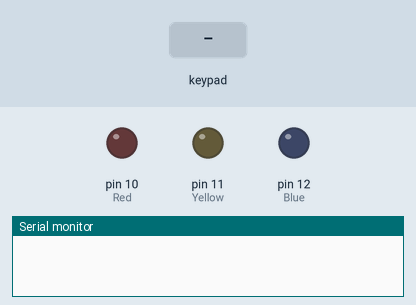
This sketch was run on a simulated Arduino Uno, built with avr-gcc and run on an emulated ATmega328P. Shown: output pins drawn as LEDs (lit = HIGH), the last lines printed to the serial monitor. The inputs (shaded band) are chosen by the test bench.

Above: at 1.2 s.
1.3 s: key '1' pressed
At 1.8 s:
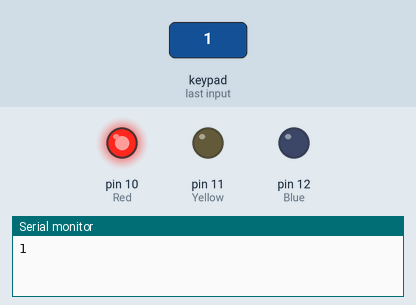
2.8 s: keypad keys 5 4 3 2 # pressed 0.4 s apart
At 5.1 s:
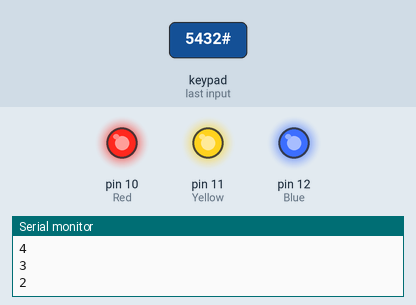
7.8 s: key '0' pressed
At 9.0 s:
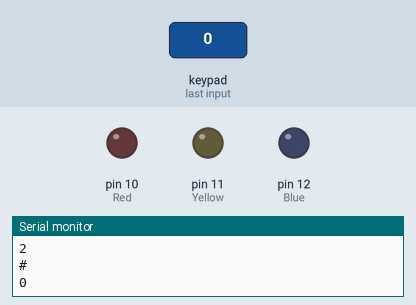
9.3 s: keypad keys 5 4 3 2 * pressed 0.4 s apart
At 12.3 s:
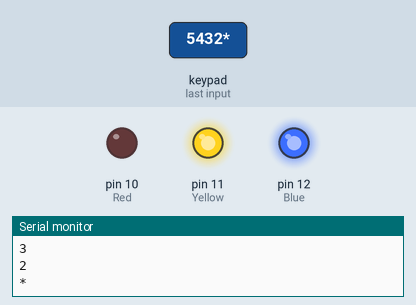
Timing chart, 0 to 13.8 s (numbered marks = the images above; inputs shaded):
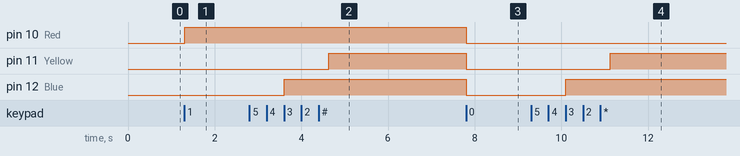

The sketch:

Keypad_LED.ino
```cpp
#include <Keypad.h>
#define Red 10
#define Yellow 11
#define Blue 12

const byte ROWS = 4; //four rows
const byte COLS = 4; //four columns
char keys[ROWS][COLS] = {
  {'1','2','3','A'},
  {'4','5','6','B'},
  {'7','8','9','C'},
  {'*','0','#','D'}
};
byte rowPins[ROWS] = {9, 8, 7, 6}; //connect to the row pinouts of the keypad
byte colPins[COLS] = {5, 4, 3, 2}; //connect to the column pinouts of the keypad

Keypad keypad = Keypad( makeKeymap(keys), rowPins, colPins, ROWS, COLS );

void setup(){
  Serial.begin(9600);
  pinMode(Red,OUTPUT);
  pinMode(Yellow,OUTPUT);
  pinMode(Blue,OUTPUT);

}

void loop(){
  char key = keypad.getKey();

  if (key){
    Serial.println(key);
    switch(key){
      case '1':
        digitalWrite(Red,HIGH);
        delay(1000);
        break;
      case '2':
        digitalWrite(Yellow,HIGH);
        delay(1000);
        break;
      case '3':
        digitalWrite(Blue,HIGH);
        delay(1000);
        break;
      case '0':
        digitalWrite(Red,LOW);
        digitalWrite(Yellow,LOW);
        digitalWrite(Blue,LOW);
        delay(1000);
        break;
    }
  }
}
```

Measured:
- after the input at 1.3 s, pin 10 (Red): LOW → HIGH at once
- after the input at 2.8 s, pin 11 (Yellow): LOW → HIGH after 1.8 s; pin 12 (Blue): LOW → HIGH after 0.81 s
- after the input at 7.8 s, pin 10 (Red), pin 11 (Yellow), pin 12 (Blue): HIGH → LOW at once
- after the input at 9.3 s, pin 11 (Yellow): LOW → HIGH after 1.8 s; pin 12 (Blue): LOW → HIGH after 0.81 s
